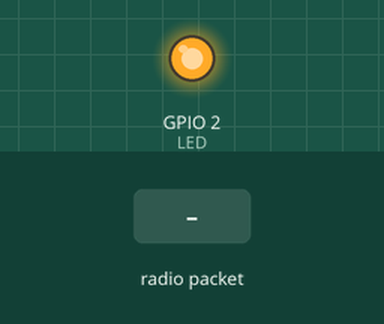
Bench run of a sketch on a simulated ESP32. Shown: output pins drawn as LEDs (lit = HIGH). Dashed ring = blinking. The test bench sets the inputs (shaded band). What the sketch prints to the serial monitor is not drawn.

Above: at 1.2 s.
1.3 s: radio packet "1" arrives
At 1.75 s:
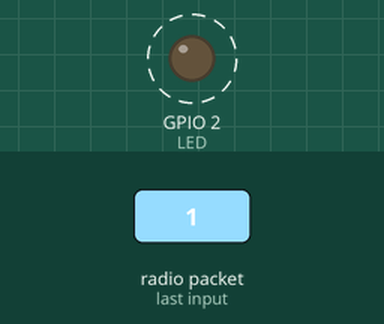
Timing chart, 0 to 10.3 s (numbered marks = the images above; inputs shaded):
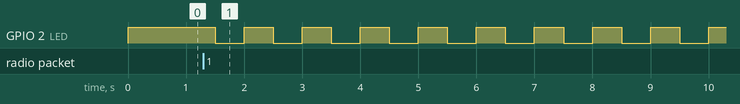

The sketch:

ESP32_RESEPTOR_LED.ino
```cpp
#include <esp_now.h>
#include <WiFi.h>

// Estado de la comunicación
bool communicationStatus = false;

// Callback que se ejecuta cuando se recibe un mensaje del dispositivo maestro
void OnDataRecv(const uint8_t *mac_addr, const uint8_t *data, int data_len) {
  // Verificar si la longitud de los datos recibidos es válida
  if (data_len >= 1) {
    // Actualizar el estado de la comunicación
    communicationStatus = data[0];
    //digitalWrite(LED, data[0]);
  }
}

void setup() {
  // Inicializar el LED integrado
  #define LED 2
  pinMode(LED, OUTPUT);

  // Inicializar el protocolo ESP-NOW
  WiFi.mode(WIFI_STA);
  WiFi.setSleep(WIFI_PS_NONE);  // Deshabilitar el ahorro de energía
  if (esp_now_init() != ESP_OK) {
    Serial.println("Error al inicializar ESP-NOW");
    return;
  }

  // Registrar el callback para recibir datos
  esp_now_register_recv_cb(OnDataRecv);

  Serial.begin(115200);  // Iniciar comunicación con el Monitor Serial
  Serial.println("Dispositivo esclavo listo");
  Serial.println("Esperando conexión del dispositivo maestro...");
}

void loop() {
  // Verificar el estado de la comunicación
  if (communicationStatus) {
    // Encender el LED intermitentemente si hay comunicación
    digitalWrite(LED, (millis() / 500) % 2 == 0 ? HIGH : LOW);
    Serial.println("Comunicación en línea");
  }
  else{
    // Mantener el LED encendido si se pierde la comunicación
    digitalWrite(LED, HIGH);
    Serial.println("Comunicación interrumpida");
  }
}
```

Measured:
- after the input at 1.3 s, GPIO 2 (LED): alternates HIGH for 0.50 s and LOW for 0.50 s, starting after 0.20 s
